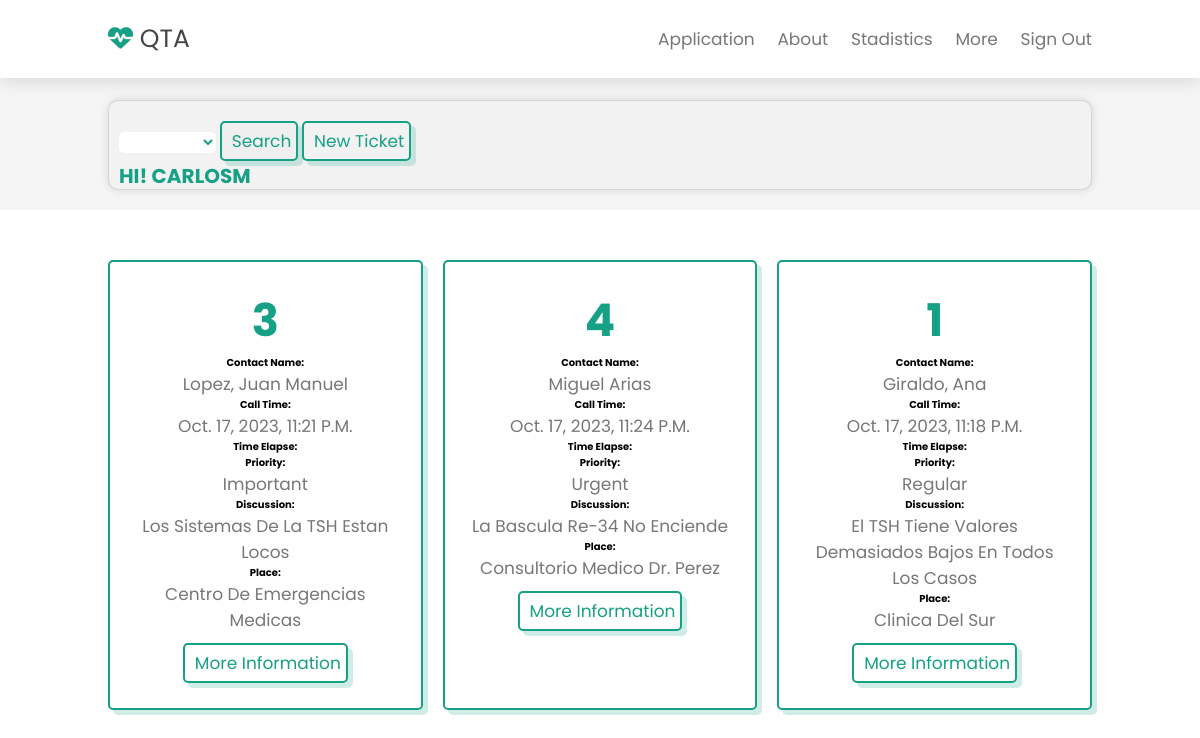
The page /mainscreen/ (signed in) on the database as committed earlier.
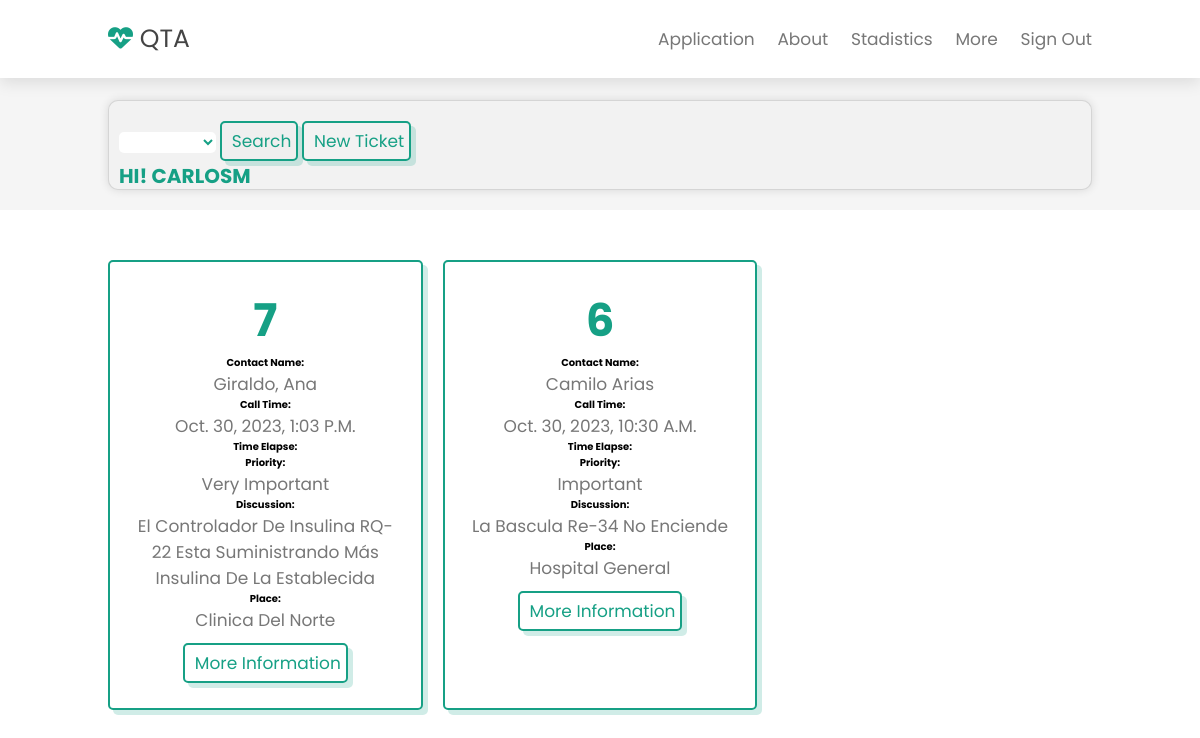
The same page on the database as committed later.
### qta/models.py (models this page shows)
class Ticket(models.Model):
    ticket_number = models.CharField(max_length=20)
    call_time = models.DateTimeField()
    priority = models.CharField(max_length=20)
    discussion = models.CharField(max_length=100)
    state = models.CharField(max_length=20)
    place = models.CharField(max_length=20)
    equipment = models.CharField(max_length=20)
    contact_number = models.CharField(max_length=20)
    contact_name = models.CharField(max_length=20)
    Support_name = models.CharField(max_length=20, default="")
    first_follow_up = models.CharField(max_length=500, default="")
    second_follow_up = models.CharField(max_length=500, default="")
    third_follow_up = models.CharField(max_length=500, default="")
    id_unico = models.IntegerField(primary_key=True)
    time_finish = models.DateTimeField(default=datetime(1, 1, 1, 0, 0, 0))

### qta/views.py (the view)
# urls.py: path('mainscreen/', mainscreen, name='mainscreen'),
@login_required
def mainscreen(request):
    searchState = request.GET.get('searchState')
    if searchState:
        tickets = Ticket.objects.filter(state__icontains=searchState)
    else:
          tickets = Ticket.objects.all()
    return render(request, 'mainscreen.html',{'searchState':searchState, 'tickets':tickets})

### qta/templates/mainscreen.html (shortened to what the changed rows need)
<!doctype html>
<html lang="en">
   <head>
      <link rel="stylesheet" href="https://cdnjs.cloudflare.com/ajax/libs/font-awesome/6.4.2/css/all.min.css">
   </head>
   <body>
     <section class="icons-container" id="icons-container">
         {% for ticket in tickets %}
         {% if ticket.priority == "Very important" and ticket.state != 'Completed'%}
         <div class="icons">
            <h5 class="Number_ticket">{{ ticket.ticket_number }}</h5>
            <b>Contact Name: </b><p class="name">{{ ticket.contact_name }}</p>
            <b>Call Time: </b><p class="call_time">{{ ticket.call_time }}</p>
            <b>Time Elapse: </b><p class="time_elapse">{{ ticket.time_elapse }}</p>
            <b>Priority: </b><p>{{ ticket.priority }}</p>
            <b>Discussion: </b><p class="discussion">{{ ticket.discussion}}</p>
            <b>Place: </b><p class="place">{{ ticket.place}}</p>
            <a href={% url "more_info" ticket.ticket_number %} class="btn btn-primary">More Information</a>
         </div>
         {% endif %}
         {% endfor %}
         {% for ticket in tickets %}
         {% if ticket.priority == "Important" and ticket.state != 'Completed'%}
         <div class="icons">
            <h5 class="Number_ticket">{{ ticket.ticket_number }}</h5>
            <b>Contact Name: </b><p class="name">{{ ticket.contact_name }}</p>
            <b>Call Time: </b><p class="call_time">{{ ticket.call_time }}</p>
            <b>Time Elapse: </b><p class="time_elapse">{{ ticket.time_elapse }}</p>
            <b>Priority: </b><p>{{ ticket.priority }}</p>
            <b>Discussion: </b><p class="discussion">{{ ticket.discussion}}</p>
            <b>Place: </b><p class="place">{{ ticket.place}}</p>
            <a href={% url "more_info" ticket.ticket_number %} class="btn btn-primary">More Information</a>
         </div>
         {% endif %}
         {% endfor %}
         {% for ticket in tickets %}
         {% if ticket.priority == "Urgent" and ticket.state != 'Completed'%}
         <div class="icons">
            <h5 class="Number_ticket">{{ ticket.ticket_number }}</h5>
            <b>Contact Name: </b><p class="name">{{ ticket.contact_name }}</p>
            <b>Call Time: </b><p class="call_time">{{ ticket.call_time }}</p>
            <b>Time Elapse: </b><p class="time_elapse">{{ ticket.time_elapse }}</p>
            <b>Priority: </b><p>{{ ticket.priority }}</p>
            <b>Discussion: </b><p class="discussion">{{ ticket.discussion}}</p>
            <b>Place: </b><p class="place">{{ ticket.place}}</p>
            <a href={% url "more_info" ticket.ticket_number %} class="btn btn-primary">More Information</a>
         </div>
         {% endif %}
         {% endfor %}
         {% for ticket in tickets %}
         {% if ticket.priority == "Regular" and ticket.state != 'Completed'%}
         <div class="icons">
            <h5 class="Number_ticket">{{ ticket.ticket_number }}</h5>
            <b>Contact Name: </b><p class="name">{{ ticket.contact_name }}</p>
            <b>Call Time: </b><p class="call_time">{{ ticket.call_time }}</p>
            <b>Time Elapse: </b><p class="time_elapse">{{ ticket.time_elapse }}</p>
            <b>Priority: </b><p>{{ ticket.priority }}</p>
            <b>Discussion: </b><p class="discussion">{{ ticket.discussion}}</p>
            <b>Place: </b><p class="place">{{ ticket.place}}</p>
            <a href={% url "more_info" ticket.ticket_number %} class="btn btn-primary">More Information</a>
         </div>
         {% endif %}
         {% endfor %}
      </section>
   </body>
</html>

Rows that differ between the two databases and show on the page:
no longer on this page (row edited): Ticket: ticket_number "3", contact_name "Lopez, Juan Manuel", call_time "Oct. 17, 2023, 11:21 P.m.", priority "Important", discussion "Los Sistemas De La TSH Estan Locos", place "Centro De Emergencias Medicas", shown under "HI! CARLOSM"
no longer on this page (row edited): Ticket: ticket_number "4", contact_name "Miguel Arias", call_time "Oct. 17, 2023, 11:24 P.m.", priority "Urgent", discussion "La Bascula Re-34 No Enciende", place "Consultorio Medico Dr. Perez"
no longer on this page (row edited): Ticket: ticket_number "1", contact_name "Giraldo, Ana", call_time "Oct. 17, 2023, 11:18 P.m.", priority "Regular", discussion "El TSH Tiene Valores Demasiados Bajos En Todos Los Casos", place "Clinica Del Sur"
added Ticket: ticket_number "7", contact_name "Giraldo, Ana", call_time "Oct. 30, 2023, 1:03 P.m.", priority "Very Important", discussion "El Controlador De Insulina RQ-22 Esta Suministrando Más Insulina De La Establecida", place "Clinica Del Norte", shown under "HI! CARLOSM"
added Ticket: ticket_number "6", contact_name "Camilo Arias", call_time "Oct. 30, 2023, 10:30 A.m.", priority "Important", discussion "La Bascula Re-34 No Enciende", place "Hospital General"
